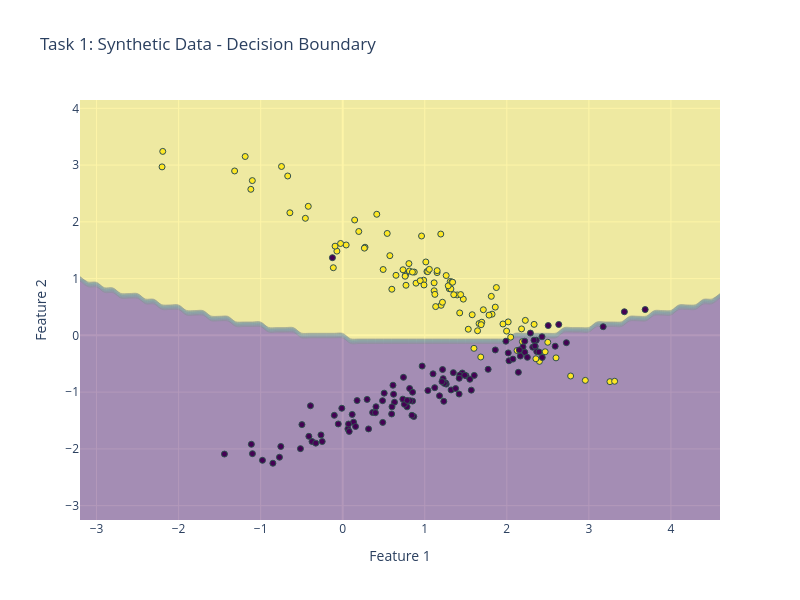
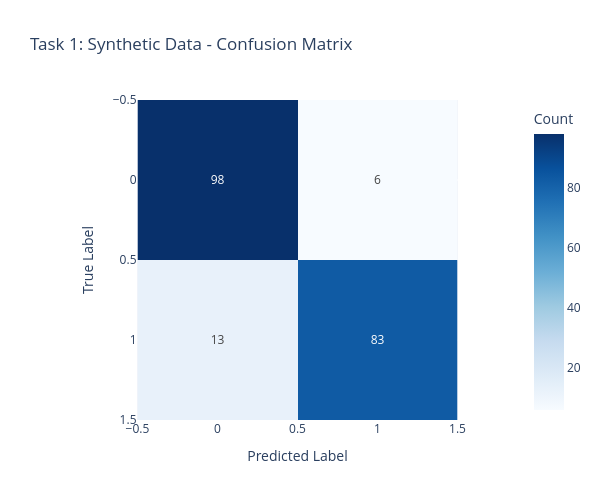

These figures' notebook cell, in order:
### Markdown cell above
Task 1 - Synthetic Binary Dataset

### Code cell
#synthetic binary data (1000 samples, 2 features)
X_syn, y_syn = make_classification(n_samples=1000, n_features=2, n_informative=2, 
                                   n_redundant=0, n_clusters_per_class=1, random_state=42)

X_train_syn, X_test_syn, y_train_syn, y_test_syn = train_test_split(X_syn, y_syn, test_size=0.2, random_state=42)
#Train
gnb_syn = GaussianNBClassifier()
gnb_syn.fit(X_train_syn, y_train_syn)

y_pred_syn = gnb_syn.predict(X_test_syn)
plot_results(X_test_syn, y_test_syn, y_pred_syn, gnb_syn, "Task 1: Synthetic Data")

### Figure 1 — Plotly figure (JSON) as saved in the notebook; plotly's stock layout.template omitted (floating-point values rounded to 4 significant figures; data arrays with more than 128 entries replaced by an {"elided": "..."} marker saying what was removed)
{"data": [{"colorscale": [[0, "#440154"], [0.1111, "#482878"], [0.2222, "#3e4989"], [0.3333, "#31688e"], [0.4444, "#26828e"], [0.5556, "#1f9e89"], [0.6667, "#35b779"], [0.7778, "#6ece58"], [0.8889, "#b5de2b"], [1, "#fde725"]], "opacity": 0.4, "showscale": false, "type": "contour", "x": [-3.202, -3.102, -3.002, -2.902, -2.802, -2.702, -2.602, -2.502, -2.402, -2.302, -2.202, -2.102, -2.002, -1.902, -1.802, -1.702, -1.602, -1.502, -1.402, -1.302, -1.202, -1.102, -1.002, -0.9018, -0.8018, -0.7018, -0.6018, -0.5018, -0.4018, -0.3018, -0.2018, -0.1018, -0.001781, 0.09822, 0.1982, 0.2982, 0.3982, 0.4982, 0.5982, 0.6982, 0.7982, 0.8982, 0.9982, 1.098, 1.198, 1.298, 1.398, 1.498, 1.598, 1.698, 1.798, 1.898, 1.998, 2.098, 2.198, 2.298, 2.398, 2.498, 2.598, 2.698, 2.798, 2.898, 2.998, 3.098, 3.198, 3.298, 3.398, 3.498, 3.598, 3.698, 3.798, 3.898, 3.998, 4.098, 4.198, 4.298, 4.398, 4.498, 4.598], "y": [-3.253, -3.153, -3.053, -2.953, -2.853, -2.753, -2.653, -2.553, -2.453, -2.353, -2.253, -2.153, -2.053, -1.953, -1.853, -1.753, -1.653, -1.553, -1.453, -1.353, -1.253, -1.153, -1.053, -0.953, -0.853, -0.753, -0.653, -0.553, -0.453, -0.353, -0.253, -0.153, -0.05302, 0.04698, 0.147, 0.247, 0.347, 0.447, 0.547, 0.647, 0.747, 0.847, 0.947, 1.047, 1.147, 1.247, 1.347, 1.447, 1.547, 1.647, 1.747, 1.847, 1.947, 2.047, 2.147, 2.247, 2.347, 2.447, 2.547, 2.647, 2.747, 2.847, 2.947, 3.047, 3.147, 3.247, 3.347, 3.447, 3.547, 3.647, 3.747, 3.847, 3.947, 4.047, 4.147], "z": {"elided": "75x79 int values"}}, {"marker": {"color": {"elided": "200 int values"}, "colorscale": [[0, "#440154"], [0.1111, "#482878"], [0.2222, "#3e4989"], [0.3333, "#31688e"], [0.4444, "#26828e"], [0.5556, "#1f9e89"], [0.6667, "#35b779"], [0.7778, "#6ece58"], [0.8889, "#b5de2b"], [1, "#fde725"]], "line": {"color": "DarkSlateGrey", "width": 1}}, "mode": "markers", "name": "Data Points", "text": {"elided": "200 float values"}, "type": "scatter", "x": {"elided": "200 float values"}, "y": {"elided": "200 float values"}}], "layout": {"height": 600, "title": {"text": "Task 1: Synthetic Data - Decision Boundary"}, "width": 800, "xaxis": {"title": {"text": "Feature 1"}}, "yaxis": {"title": {"text": "Feature 2"}}}}

### Figure 2 — Plotly figure (JSON) as saved in the notebook; plotly's stock layout.template omitted (floating-point values rounded to 4 significant figures)
{"data": [{"coloraxis": "coloraxis", "hovertemplate": "Predicted Label: %{x}<br>True Label: %{y}<br>Count: %{z}<extra></extra>", "name": "0", "texttemplate": "%{z}", "type": "heatmap", "xaxis": "x", "yaxis": "y", "z": [[98, 6], [13, 83]]}], "layout": {"coloraxis": {"colorbar": {"title": {"text": "Count"}}, "colorscale": [[0, "rgb(247,251,255)"], [0.125, "rgb(222,235,247)"], [0.25, "rgb(198,219,239)"], [0.375, "rgb(158,202,225)"], [0.5, "rgb(107,174,214)"], [0.625, "rgb(66,146,198)"], [0.75, "rgb(33,113,181)"], [0.875, "rgb(8,81,156)"], [1, "rgb(8,48,107)"]]}, "height": 500, "title": {"text": "Task 1: Synthetic Data - Confusion Matrix"}, "width": 600, "xaxis": {"anchor": "y", "constrain": "domain", "domain": [0, 1], "scaleanchor": "y", "title": {"text": "Predicted Label"}}, "yaxis": {"anchor": "x", "autorange": "reversed", "constrain": "domain", "domain": [0, 1], "title": {"text": "True Label"}}}}
